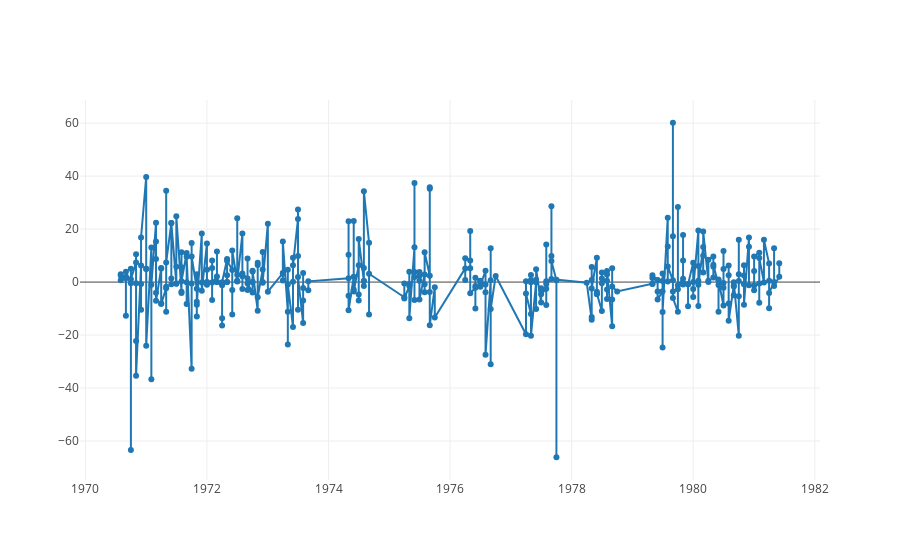

Here is the notebook cell this chart was saved with:
### Code cell
import plotly.offline as py
import plotly.graph_objs as go
from datetime import datetime

py.init_notebook_mode(connected=True)
py.iplot([go.Scatter(y=wp.covariance_[:, 0,1], x=xaxis, mode='markers+lines')])

### Figure 1 — Plotly figure (JSON) as saved in the notebook; plotly's stock layout.template omitted (floating-point values rounded to 4 significant figures; data arrays with more than 128 entries replaced by an {"elided": "..."} marker saying what was removed)
{"data": [{"mode": "markers+lines", "type": "scatter", "uid": "c2f61e9e-6e71-4dfe-bacf-86ba6ed0dd29", "x": {"elided": "11078 str values"}, "y": {"elided": "374 float values"}}], "layout": {}}
